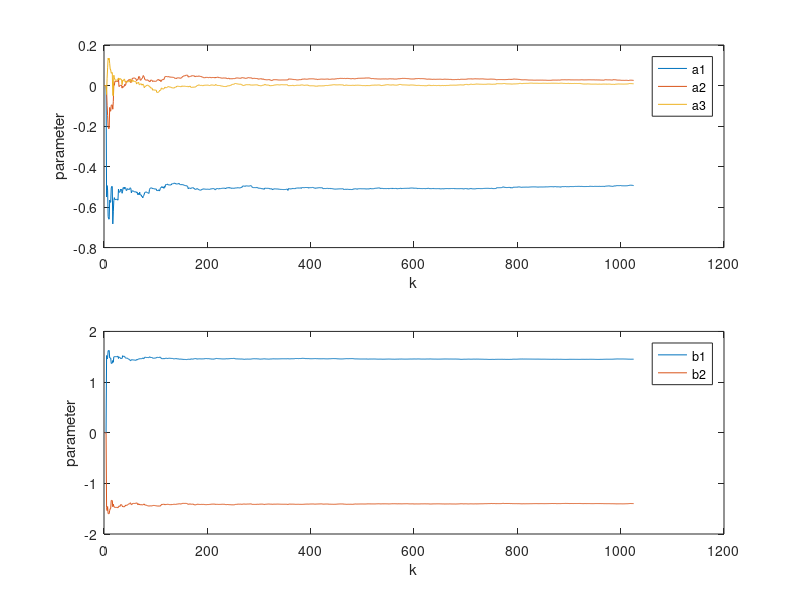
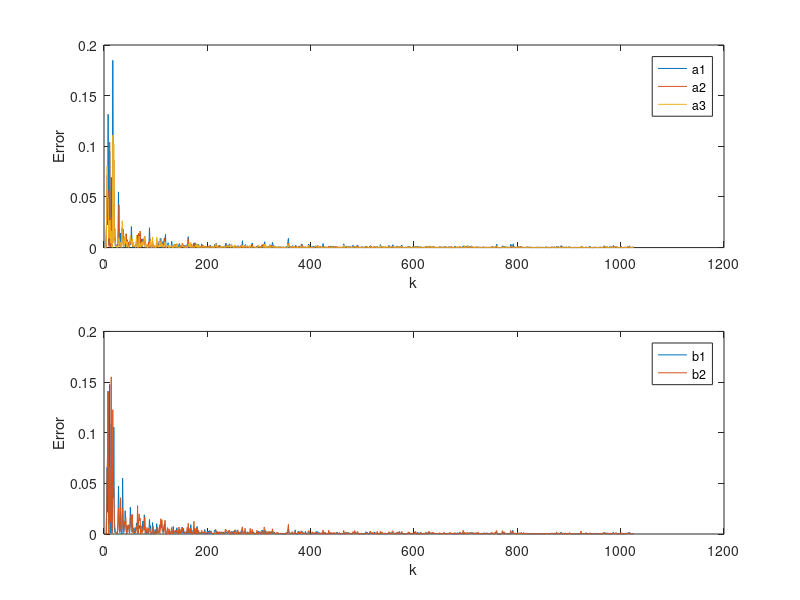

MATLAB code to generate these figures, in order: (Note: this script raises an error after producing the figures.)
%% EECE 574 Self-tuning
%% Author: Holguer A. Becerra
%% assignment 1.
%% Professor: Guy Dummont.
%% RLS Configurable

clear
clc
load data2017.mat

u=data(:,1); %System Input
y=data(:,2); %System Output


%% 
na=3;% system order for Ay
nb=2;% system order for Bx
nk=1;% delay
%% size of the SISO
m=length(u);
%% Initialize variables.
theta=zeros(1,na+nb)'; % create a zero vector for the coefficients a and b, 2 for a 2 for b
%% transfer function estimations to optimize
init_a=[-0.5784 0.002871 -0.01826];
init_b=[1.5 -1.475];
theta(1)=init_a(1);
theta(2)=init_a(2);
theta(3)=init_a(3);
theta(4)=init_b(1);
theta(5)=init_b(2);

alpha=1e4; %%init factor
P=alpha*eye(na+nb); % Covariance Matrix
lambda=1; % Forgetting Factor
lambda_inv=1/lambda; % inverse Forgetting Factor
%% for errors and parameters graphs
coeffs_historial=zeros(na+nb,m);
coeffs_historial_error=zeros(na+nb,m);
%% algorithm
for k=(na+nb):m,%%sweeping out y
    %taking the new seeds for the coefficients estimation or observations,
    %2 samples behind
    xt=[];
    for order=1:na,
        xt=[xt -y(k-order)];
    end
    for order=1:nb,
        xt=[xt u(k-order)];
    end
    %% RLS calculations
    x=xt';%x from xT
    %calculating P cvariance matrix
    P=lambda_inv*(P-(P*x*xt*P)/(lambda+xt*P*x));
    %taking the covariance matrix calculate and update the weights (Thetha, which are A(t), and B(t) coeffiecients)
    theta_prev=theta;
    theta=theta-P*x*(xt*theta-y(k));
               %____
                 %|
                 %.-> K(t+1)=P*x=P(t+1)*x(t+1)
    %% save the progress of each coefficients to see the convergence, and
    %error. 
    for order=1:na,
        coeffs_historial(order,k)=theta(order);
        coeffs_historial_error(order,k)=abs(coeffs_historial(order,k)-theta_prev(order));
    end
    for order=1:nb,
        coeffs_historial(order+na,k)=theta(order+na);
        coeffs_historial_error(order+na,k)=abs(coeffs_historial(order+na,k)-theta_prev(order+na));
    end

    %% taking out the coeficcients
    a=[];
    b=[];
    for order=1:na,
       a=[a theta(order,1)];
    end
    for order=1:nb,
       b=[b theta(na+order,1)];
    end

end

%% Graph Parameters
texto=[];
figure;
subplot(2,2,[1,2])
for order=1:(na),
    plot(coeffs_historial(order,:));
    texto= [texto;sprintf('a%d',order)];
    hold on;
end
legend(texto);
xlabel('k')
ylabel('parameter')
texto=[];
subplot(2,2,[3,4])
for order=1:(nb),
    plot(coeffs_historial(order+na,:));
    texto= [texto;sprintf('b%d',order)];
    hold on;
end
legend(texto);
xlabel('k')
ylabel('parameter')


%% GRAPH Errors
texto=[];
figure;
subplot(2,2,[1,2])
for order=1:(na),
    plot(coeffs_historial_error(order,:));
    texto= [texto;sprintf('a%d',order)];
    pointText=['min a' num2str(order) '=' num2str(coeffs_historial_error(order,m))];
    %text(m,coeffs_historial_error(order,m)+0.1*order,pointText,'HorizontalAlignment','right');
    hold on;
end

legend(texto);
xlabel('k')
ylabel('Error')
texto=[];
subplot(2,2,[3,4])
for order=1:(nb),
    plot(coeffs_historial_error(order+na,:));
    texto= [texto;sprintf('b%d',order)];
    pointText=['min b' num2str(order) '=' num2str(coeffs_historial_error(order+na,m))];
    %text(m,coeffs_historial_error(order+na,m)+0.1*order,pointText,'HorizontalAlignment','right');
    hold on;
end
legend(texto);
xlabel('k')
ylabel('Error')

%% taking out the coeficcients
a=[];
b=[];
for order=1:na,
   a=[a theta(order,1)];
end
for order=1:nb,
   b=[b theta(na+order,1)];
end
   
u1=u;%copy of the input signal
numerator=b;
denomi=[1 a];
yestimate=dlsim(numerator,denomi,u1);%simulation of a discrete linear system to calculate Y estimated

% %%
% corre_value= correlate_signals(y,yestimate);%%calculate the correlation between the 2 signals, the higher the value the
% %more correlated or similar the signals are.
% str=sprintf('similarity= %f%%', corre_value);
% %%plot the results.
% figure;
% plot(yestimate,'r');
% hold on;
% plot(y,'b');
% grid on;
% xlabel('samples number');
% ylabel('System Response');
% dim = [0.2 0.6 0.3 0.3];
% annotation('textbox',dim,'String',str,'FitBoxToText','on');
% legend('Identified Model','Orginal Model');

%% system comparison and verification
A=[1 a];
B=[b];
%C = [1 r1 r2];
arx1red=idpoly(denomi,numerator);%,[1 r1 r2],1); 
zi=iddata(y(500+nk:1024+nk),u(500:1024),2); 
compare(zi,arx1red);

